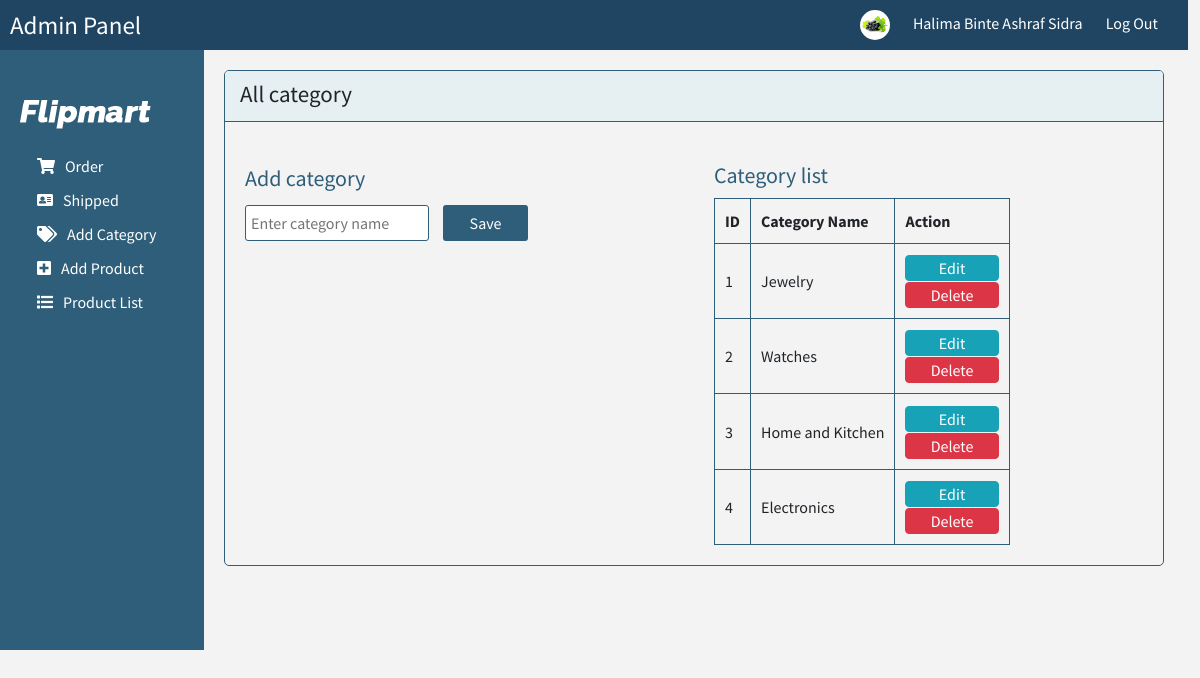
The page /admin/category.php (signed in) on the database its author committed.
### tables this page shows
CREATE TABLE `category` (
  `id` int(11) NOT NULL,
  `categoryName` varchar(255) DEFAULT NULL
);

### admin/database.php (called while the page is built, shortened)
<?php
Class Database{
 public $host   = DB_HOST;
 public $user   = DB_USER;
 public $pass   = DB_PASS;
 public $dbname = DB_NAME;
 public $link;
private function connectDB(){
 $this->link = new mysqli($this->host, $this->user, $this->pass,
  $this->dbname);
 }
public function select($query){
  $result = $this->link->query($query) or
   die($this->link->error.__LINE__);
  if($result->num_rows > 0){
    return $result;
  } else {
    return false;
  }
 }
}

### admin/class/myphp.php (called while the page is built, shortened)
<?php
   include_once 'database.php';
   ?>
<?php
   class category
   {
       private $db;
       function __construct()
       {
           $this->db = new Database();
       }
       public function getCat()
       {
           $query  = "SELECT * FROM category ORDER BY id DESC";
           $getCat = $this->db->select($query);
           return $getCat;
       }
   }

### admin/category.php (the view, shortened to what this page needs)
<?php
	include_once'header.php';
	include_once'class/myphp.php';
?>
<?php
	$category= new category();
?>
<div class="myorder">
	<div class="title">
		<h1>All category</h1>
	</div>
	<div class="left_boxs">
		<form action="" method="post">
			<div class="level">Add category</div>
			<input type="text" placeholder="Enter category name" name="ctname">
			<input type="submit" name="submit" value="Save">
		</form>
	</div>
	<div class="right_boxs">
		<h3 class="level">Category list</h3>
		<table>
			<tr>
				<th>ID</th>
				<th>Category Name</th>
				<th>Action</th>
			</tr>
			<?php
				$getCat=$category->getCat();
				if ($getCat) {
					$i=0;
					while ($result=$getCat->fetch_assoc()) {
					$i++;
			?>
			<tr>
				<td><?php echo $i?></td>
				<td><?php echo $result['categoryName']?></td>
				<td><a style="margin-right: 10px;color: white" class="btn btn-info" href="categoryEditPHP.php?id=<?php echo $result['id']?>">Edit</a><a onclick="return confirm('Are you sure to Delete this category?')" class="btn btn-danger" style="color: white" href="?dlt=<?php echo $result['id']?>">Delete</a></td>
			</tr>
			<?php
				}
				}
				?>
		</table>
	</div>
</div>
<?php
	include'footer.php'
?>

### admin/css/main.css (style rules this page uses)
* { padding: 0px; margin: 0px; }
body { font-family: 'Source Sans Pro', sans-serif; background-color: #F3F3F3; }
.myorder { margin-left: 20px; margin-top: 20px; border-radius: 5px; border: 1px solid #2E5E79; overflow: hidden; }
.myorder .title { background-color: #E6F0F3; padding: 5px; border-bottom: 1px solid #2E5E79; }
.myorder .title h1 { font-size: 23px; margin-left: 10px; margin-top: 4px; }
.myorder .mytable table td,th { padding: 3px; border: 1px solid #2E5E79; }
.myorder .left_boxs { width: 50%; float: left; padding: 20px; }
.myorder .level { font-size: 22px; color: #2E5E79; margin-top: 20px; margin-bottom: 10px; }
.myorder input[type="text"] { width: 43%; border: px; border: 1px solid #2E5E79; padding: 5px; border-radius: 3px; }
.myorder input[type="submit"] { padding: 6px; width: 20%; margin-left: 10px; background: #2E5E79; color: white; border: 0px; border-radius: 3px; }
.myorder .right_boxs { width: 50%; float: left; padding: 20px; }
.myorder .right_boxs table td,th { padding: 10px; border: 1px solid #2E5E79; border-radius: 3px; }
.myorder a.btn.btn-info { width: 100%; }
.myorder a.btn.btn-danger { width: 100%; }
a.btn.btn-info { padding: 0px;width: 30%;margin-right: 10px; }
a.btn.btn-danger { padding: 0px;width: 30%;margin-right: 10px; }

### rows shown on the page
category: categoryName "Jewelry"
category: categoryName "Watches"
category: categoryName "Home and Kitchen"
category: categoryName "Electronics"

### other values the page prints
Session::get('adminName') "Halima Binte Ashraf Sidra"
